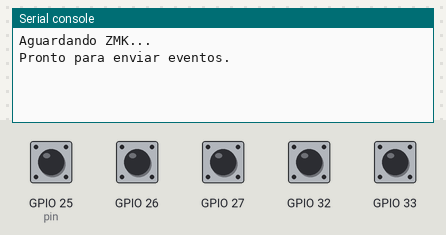
The program below on a simulated ESP32 board running MicroPython. Parts: the last lines printed to the serial console. The inputs (shaded band) are chosen by the test bench; at power-on: GPIO 25 (pin), GPIO 26, GPIO 27, GPIO 32, GPIO 33 HIGH.

Above: at 3.2 s.
3.3 s: GPIO 25 (pin) pulled LOW for 0.15 s
At 4.4 s:
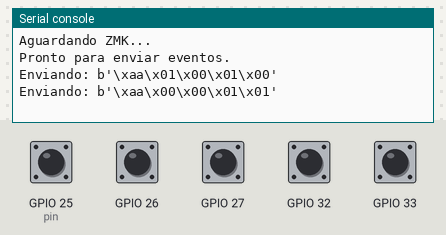
4.9 s: GPIO 26 pulled LOW for 0.15 s
At 5.6 s:
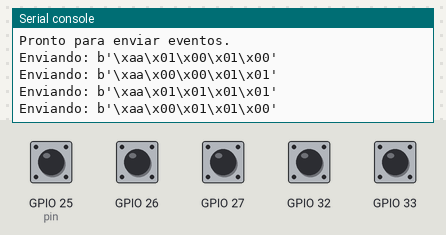
6.5 s: GPIO 27 pulled LOW for 0.15 s
At 7.8 s:
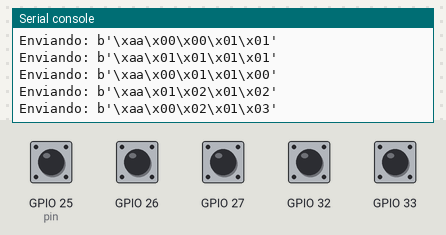
8.1 s: GPIO 32 pulled LOW for 0.15 s
At 9.1 s:
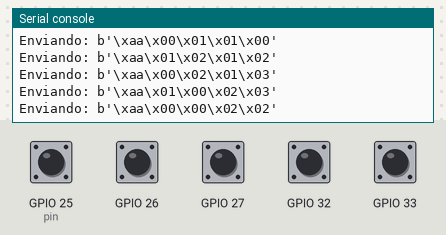
9.7 s: GPIO 33 pulled LOW for 0.15 s
At 10.6 s:
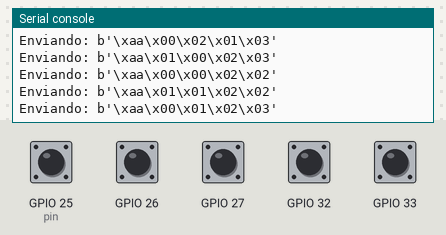
Timing chart, 0 to 12.3 s (numbered marks = the images above; inputs shaded):
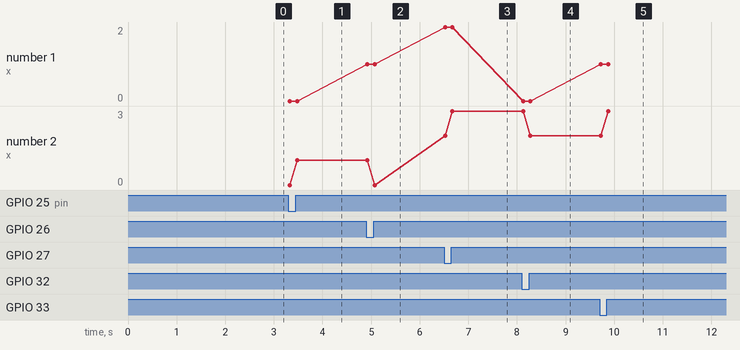

The program:

05main_out_uart_btn_press_release_02.py
```python
from machine import Pin, UART
import time

# Inicializar UART - ajuste os pinos conforme necessário
uart = UART(1, baudrate=115200, tx=17, rx=16)

def enviar_evento(row, col, pressionado):
    """
    Envia um evento de botão via UART.

    Args:
        row (int): número da linha.
        col (int): número da coluna.
        pressionado (bool): True para pressionado, False para solto.
    """
    tipo_evento = 0x01 if pressionado else 0x00
    checksum = tipo_evento ^ row ^ col
    packet = bytes([0xAA, tipo_evento, row, col, checksum])
    print(f"Enviando: {packet}")
    uart.write(packet)

def tocar_tecla(row, col, delay=0.1):
    """
    Simula uma tecla sendo pressionada e depois solta.

    Args:
        row (int): número da linha.
        col (int): número da coluna.
        delay (float): tempo em segundos entre pressionar e soltar.
    """
    enviar_evento(row, col, True)
    time.sleep(delay)
    enviar_evento(row, col, False)

# Lista de botões com pinos e posições na matriz
botoes = [
    {"pin": 25, "row": 0, "col": 1},
    {"pin": 26, "row": 1, "col": 1},
    {"pin": 27, "row": 2, "col": 1},
    {"pin": 32, "row": 0, "col": 2},
    {"pin": 33, "row": 1, "col": 2},
]

# Inicializar botões
for botao in botoes:
    botao["obj"] = Pin(botao["pin"], Pin.IN, Pin.PULL_UP)
    botao["estado_anterior"] = 1  # Estado inicial (não pressionado)

print("Aguardando ZMK...")
time.sleep(2)
print("Pronto para enviar eventos.")

# Loop principal
while True:
    for botao in botoes:
        estado_atual = botao["obj"].value()

        if estado_atual != botao["estado_anterior"]:
            time.sleep_ms(20)  # debounce
            estado_atual = botao["obj"].value()

            if estado_atual != botao["estado_anterior"]:
                row = botao["row"]
                col = botao["col"]
                pressionado = estado_atual == 0
                enviar_evento(row, col, pressionado)

                botao["estado_anterior"] = estado_atual

    time.sleep_ms(10)
```

Measured:
- after the input at 3.3 s, the serial console: prints a new line at once (image 1)
- after the input at 4.9 s, the serial console: prints a new line at once (image 2)
- after the input at 6.5 s, the serial console: prints a new line at once (image 3)
- after the input at 8.1 s, the serial console: prints a new line at once (image 4)
- after the input at 9.7 s, the serial console: prints a new line at once (image 5)
- plotted number 1: 1 → 2 after the input at 6.5 s
- plotted number 2: 0 → 3 after the input at 6.5 s
